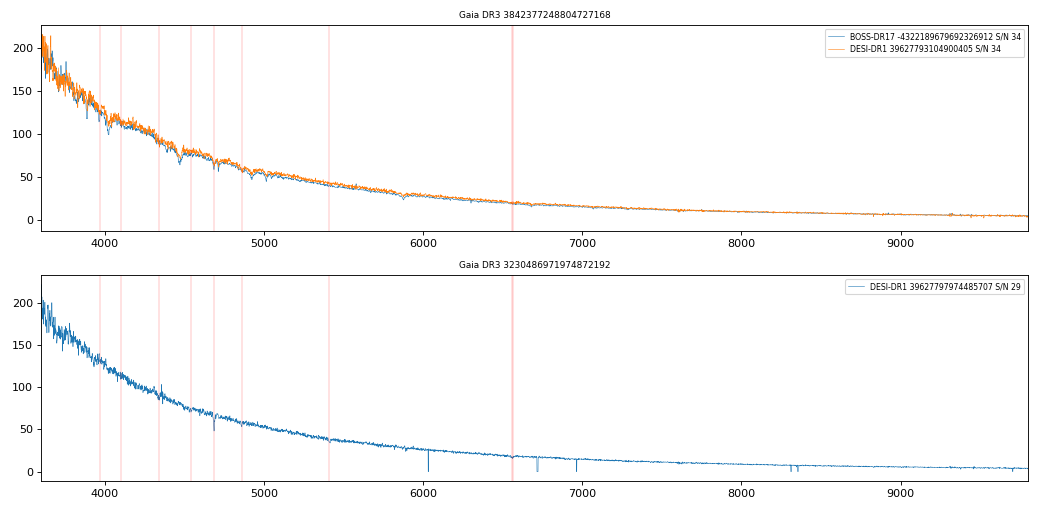

Source code (Python):
import numpy as np
from sparcl.client import SparclClient
import matplotlib; matplotlib.use("Agg"); import matplotlib.pyplot as plt
from scipy.ndimage import median_filter
c = SparclClient(connect_timeout=30, read_timeout=300)
T = {"3842377248804727168": (139.45087, 0.17820), "3230486971974872192": (69.63652, 0.52134)}
fig, ax = plt.subplots(len(T), 1, figsize=(13, 3.2 * len(T)))
for i, (gid, (ra, dec)) in enumerate(T.items()):
    f = c.find(outfields=["sparcl_id", "specid", "ra", "dec", "data_release", "spectype", "redshift"], constraints={"ra": [ra - 0.001, ra + 0.001], "dec": [dec - 0.001, dec + 0.001]}, limit=10)
    print(gid, [(r["specid"], r["data_release"], r["spectype"]) for r in f.records])
    ids = [r["sparcl_id"] for r in f.records]
    if not ids: continue
    r = c.retrieve(uuid_list=ids, include=["specid", "wavelength", "flux", "ivar", "data_release"])
    for x in r.records:
        w, fl, iv = np.array(x.wavelength), np.array(x.flux), np.array(x.ivar); np.savez(f"desi_{gid}_{x.specid}.npz", w=w, f=fl, iv=iv)
        sn = np.nanmedian(fl[(w > 4500) & (w < 5500)] * np.sqrt(iv[(w > 4500) & (w < 5500)])); print("  ", x.specid, x.data_release, "S/N", round(sn, 1))
        ax[i].plot(w, median_filter(fl, 3), lw=.5, label=f"{x.data_release} {x.specid} S/N {sn:.0f}")
    for l in (3970, 4101.7, 4340.5, 4541.6, 4685.7, 4861.3, 5411.5, 6562.8, 6560.1): ax[i].axvline(l, color="r", lw=.4, alpha=.5)
    ax[i].set_title(f"Gaia DR3 {gid}", fontsize=8); ax[i].legend(fontsize=7); ax[i].set_xlim(3600, 9800)
plt.tight_layout(); plt.savefig("desi2.png", dpi=80)
